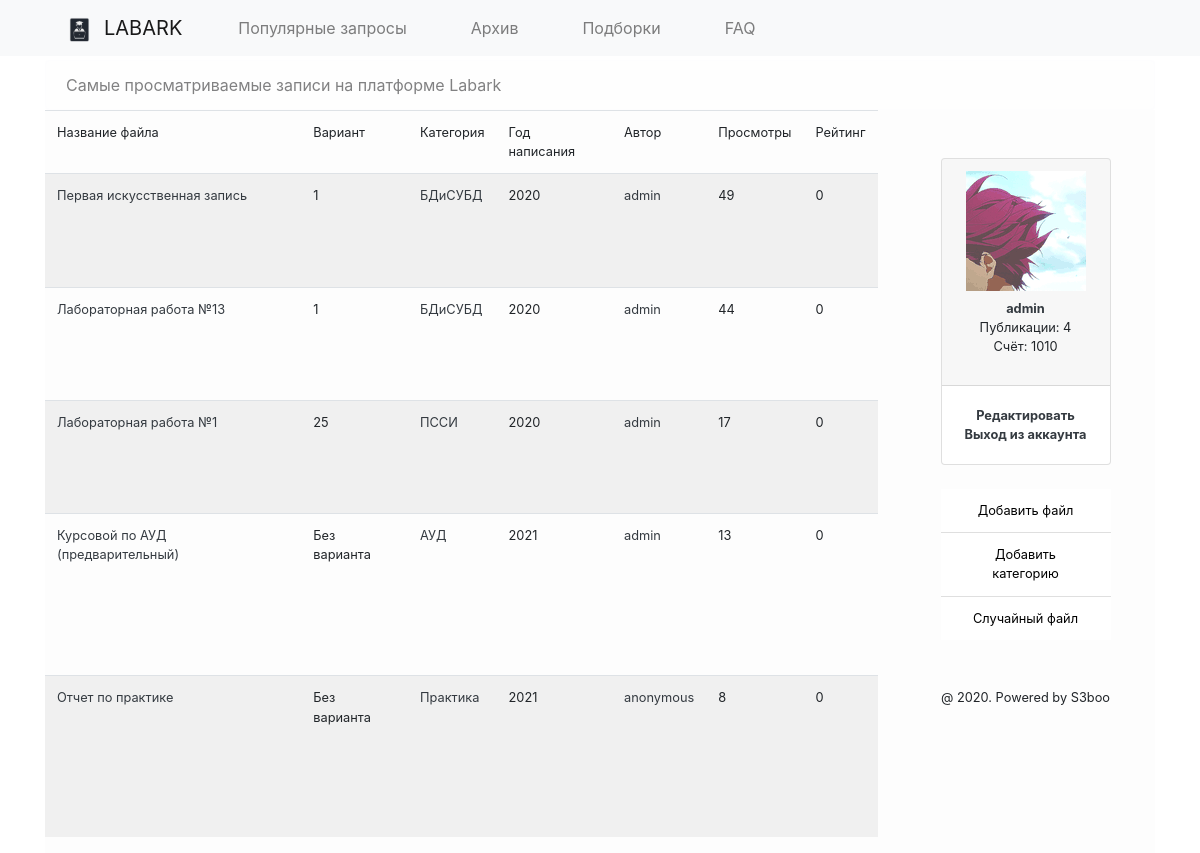
/popular (signed in), run on an earlier commit of the app's database.
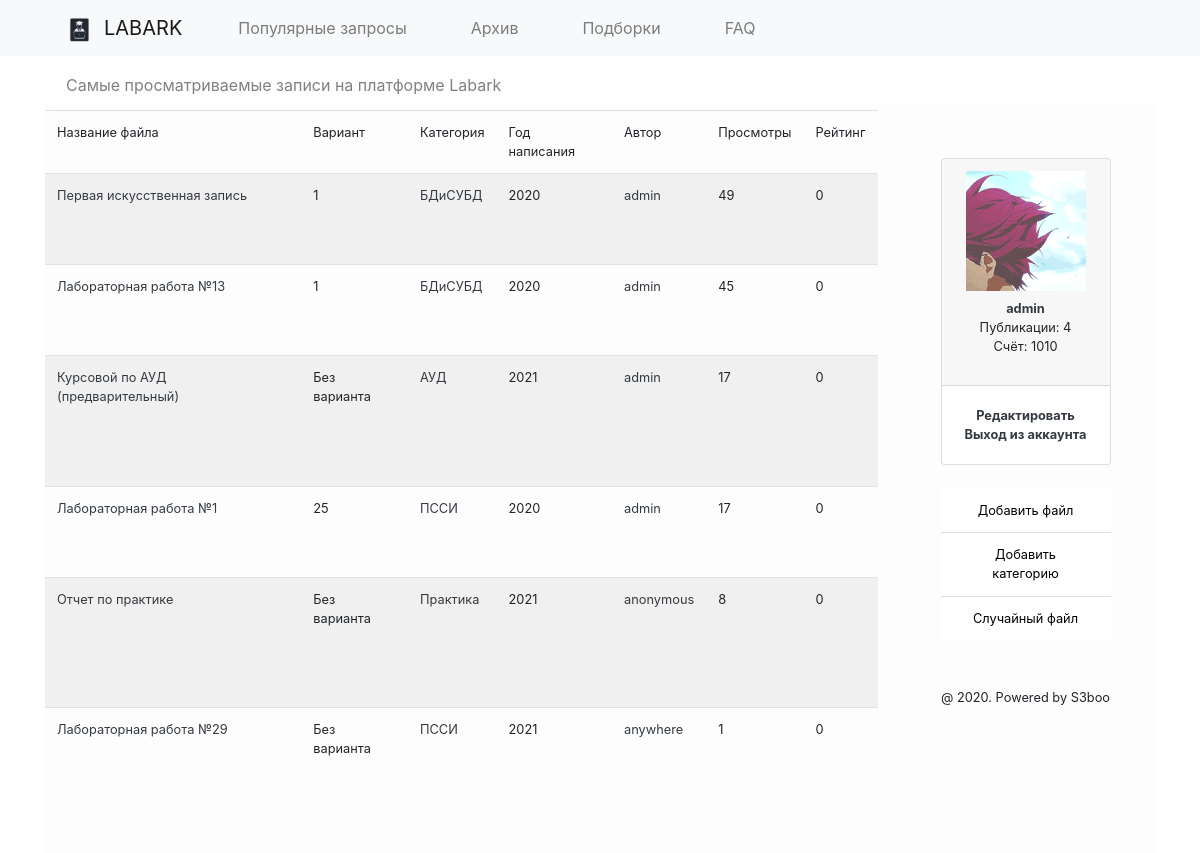
And on a later commit of the database.
### LabArkApp/models.py (models this page shows, shortened)
class Lab(models.Model):
    name = models.CharField(max_length=50, blank=False)
    course = models.IntegerField()
    variant = models.CharField(default="Без варианта", max_length=20)
    year = models.IntegerField(default=datetime.now().year)
    category = models.ForeignKey(Category, on_delete=models.CASCADE)
    author = models.ForeignKey(User, on_delete=models.CASCADE)
    views = models.IntegerField(default=0)
    upload_time = models.DateTimeField(auto_now_add=True)
    file = models.FileField(upload_to="files")
    rating = models.IntegerField(default=0)
    class Meta:
        ordering = ["-id"]

class Category(models.Model):
    name = models.CharField(max_length=50, blank=False, unique=True)
    downloads = models.IntegerField(default=0)
    def __str__(self):
        return f"{self.name}"

### LabArkApp/views.py (the view)
# urls.py: re_path(r'^popular', LA.popular, name="popular"),
def popular(request):
    return render(request, 'index.html', context={
        'last_labs': Lab.objects.all().order_by('-views', 'name'),
        'form': forms.AddCategoryForm(),
        'message': "Самые просматриваемые записи на платформе Labark"
    })

### templates/index.html (shortened to what this page needs)
{% extends 'base.html' %}
{% block content %}
{% include "message.html" %}
<div class="row m-0 p-0 content">
  <table class="table table-responsive-lg table-hover table-striped ml-0 mr-5 col-12 col-lg-9 w-100">
    <thead class="thead-dark">
      <tr>
        <td class="small">Название файла</td>
        <td class="small">Вариант</td>
        <td class="small">Категория</td>
        <td class="small">Год написания</td>
        <td class="small">Автор</td>
        <td class="small">Просмотры</td>
        <td class="small">Рейтинг</td>
      </tr>
    </thead>
    <tbody>
      {% for x in last_labs %}
          <tr>
            <td class="small"><a href="{% url "details" x.id %}" class="text-dark">{{ x.name }}</a></td>
            <td class="small">{% if x.variant == "0" %} Без варианта {% else %} {{ x.variant }} {% endif %}</td>
            <td class="small"><a href="{% url "category_labs" x.category.id %}" class="text-dark">{{ x.category }}</a></td>
            <td class="small">{{ x.year }}</td>
            <td class="small"><a href="{% url "profile_view" x.author.id %}" class="text-dark">{{ x.author }}</a></td>
            <td class="small">{{ x.views }}</td>
            <td class="small">{{ x.rating }}</td>
          </tr>
      {% endfor %}
    </tbody>
  </table>
  {% include "aside_nav.html" %}
</div>
{% endblock %}

What changed in the data, as far as the page shows it:
changed Lab "Лабораторная работа №13": views "44" → "45"
changed Lab "Курсовой по АУД (предварительный)": views "13" → "17"; moves up the list
added Lab: name "Лабораторная работа №29", variant "Без варианта", category "ПССИ", year "2021", author "anywhere", views "1", rating "0"
